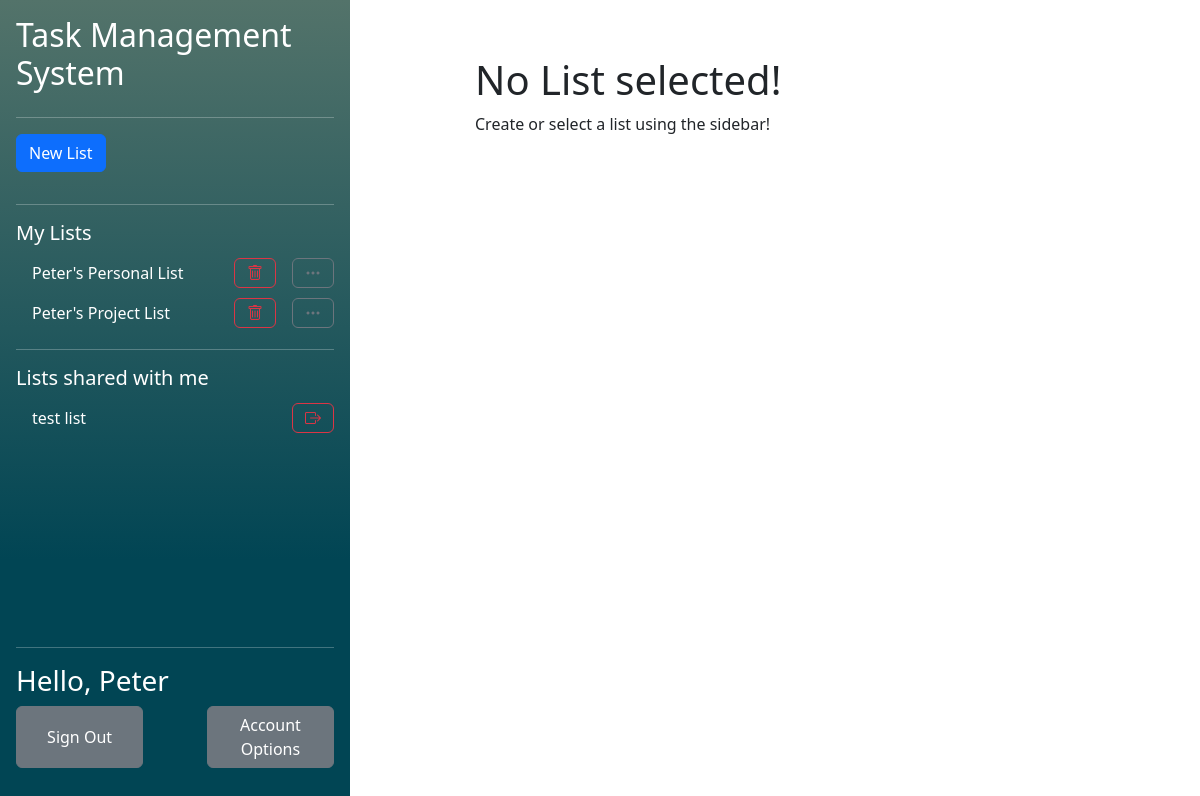
Screenshot of /php/index.php (signed in) with the database file from the repository.
### tables this page shows
CREATE TABLE "UserLists" (
	"user_id"	TEXT,
	"list_id"	TEXT,
	"collaborator"	INTEGER,
	"observer"	INTEGER,
	PRIMARY KEY("user_id","list_id"),
	FOREIGN KEY("user_id") REFERENCES "Users"("user_id") ON DELETE CASCADE ON UPDATE CASCADE,
	FOREIGN KEY("list_id") REFERENCES "Lists"("list_id") ON DELETE CASCADE ON UPDATE CASCADE
);

CREATE TABLE "Lists"
(
    list_id        INTEGER not null
        primary key autoincrement,
    list_name      TEXT    not null,
    list_completed REAL    not null
);

CREATE TABLE "Users" (
	"user_id"	INTEGER NOT NULL,
	"user_name"	TEXT NOT NULL UNIQUE,
	"email"	TEXT NOT NULL,
	"password_hash"	TEXT NOT NULL,
	"first_name"	TEXT NOT NULL,
	"last_name"	TEXT NOT NULL,
	PRIMARY KEY("user_id")
);

### php/functions/DatabaseFunctions.php (called while the page is built, shortened)
<?php
function getUIDFromCreds(){
    $db = new SQLite3("../db/database.db");
    $SQL = "SELECT user_id FROM Users WHERE password_hash = :creds";
    $stmt = $db->prepare($SQL);
    $stmt->bindValue(":creds", $_SESSION['credentials'], SQLITE3_TEXT);
    $result = $stmt->execute();
    while($row = $result->fetchArray()){
        $resultArray [] = $row;
    }
    return $resultArray[0]['user_id'];
}
function getOwnedListsForCurrentUser(){
    $uid = getUIDFromCreds();
    $db = new SQLite3("../db/database.db");
    $SQL = "SELECT list_id FROM  UserLists WHERE user_id = :uid AND collaborator = 0 AND observer = 0";
    $stmt = $db->prepare($SQL);
    $stmt->bindValue(":uid", $uid, SQLITE3_TEXT);
    $result = $stmt->execute();
    while($row = $result->fetchArray()){
        $resultArray [] = $row;
    }
    return $resultArray;
}
function getCollabListsForCurrentUser(){
    $uid = getUIDFromCreds();
    $db = new SQLite3("../db/database.db");
    $SQL = "SELECT list_id FROM  UserLists WHERE user_id = :uid AND collaborator = 1 AND observer = 0";
    $stmt = $db->prepare($SQL);
    $stmt->bindValue(":uid", $uid, SQLITE3_TEXT);
    $result = $stmt->execute();
    while($row = $result->fetchArray()){
        $resultArray [] = $row;
    }
    return $resultArray;
}
function getListNameFromID($listID){
    $db = new SQLite3("../db/database.db");
    $SQL = "SELECT list_name FROM Lists WHERE list_id = :lid";
    $stmt = $db->prepare($SQL);
    $stmt->bindValue(":lid", $listID, SQLITE3_TEXT);
    $result = $stmt->execute();
    while($row = $result->fetchArray()){
        $resultArray [] = $row;
    }
    if (!isset($resultArray)){
        return [[]];
    }
    return $resultArray;
}
function getFirstName(){
    $userid = getUIDFromCreds();
    $db = new SQLite3("../db/database.db");
    $SQL = "SELECT first_name FROM Users WHERE user_id = :userid";
    $stmt = $db->prepare($SQL);
    $stmt->bindValue(":userid", $userid, SQLITE3_TEXT);
    $result = $stmt->execute();
    while($row = $result->fetchArray()){
        $resultArray [] = $row;
    }
    return $resultArray[0]['first_name'];
}
?>

### php/components/ListList.php (the view, shortened to what this page needs)
<?php $ListIDInURL = isset($_GET['listid']) ? $_GET['listid'] : false;?>
<ul class="nav nav-pills flex-column mb-auto overflow-y-auto">
    <li class="hstack gap-3 pb-3">
        <button class="btn btn-primary"  data-bs-toggle="modal" data-bs-target="#NewListModal">New List</button>
    </li>
    <hr/>
    <h5>My Lists</h5>
    <?php
        foreach (getOwnedListsForCurrentUser() as $listID):
            if($listID[0] == $ListIDInURL):?>
                <li class="hstack gap-3 nav-link active text-white">
                    <div class="">
                        <?php echo getListNameFromID($listID[0])[0][0]?>
                    </div>
                    <button class="btn btn-danger ms-auto" onclick="location.href='listAction.php?action=delete&listid=<?php echo $ListIDInURL?>'"><i class="bi bi-trash"></i></button>
                    <button class="btn btn-secondary"  onclick="location.href='modifyList.php?listid=<?php echo $ListIDInURL?>'"><i class="bi bi-three-dots"></i></button>
                </li>
            <?php else:?>
                <li class="hstack gap-3">
                    <div class="nav-link text-white">
                        <a class="navbarList" href="<?php echo "index.php?listid=$listID[0]"?>">
                            <?php echo getListNameFromID($listID[0])[0][0]?>
                        </a>
                    </div>
                    <button class="btn btn-outline-danger ms-auto" onclick="location.href='listAction.php?action=delete&listid=<?php echo $ListIDInURL?>'"><i class="bi bi-trash"></i></button>
                    <button class="btn btn-outline-secondary" onclick="location.href='modifyList.php?listid=<?php echo $ListIDInURL?>'"><i class="bi bi-three-dots"></i></button>
                </li>
            <?php endif;?>
    <?php endforeach;?>
    <hr/>
    <h5>Lists shared with me</h5>
    <?php
    foreach (getCollabListsForCurrentUser() as $listID):
        if($listID[0] == $ListIDInURL):?>
            <li class="hstack gap-3 nav-link active text-white">
                <div class="">
                    <?php echo getListNameFromID($listID[0])[0][0]?>
                </div>
                <button class="btn btn-danger ms-auto" onclick="location.href='listAction.php?action=leave&listid=<?php echo $ListIDInURL?>'"><i class="bi bi-box-arrow-right"></i></button>
            </li>
        <?php else:?>
            <li class="hstack gap-3">
                <div class="nav-link text-white">
                    <a class="navbarList" href="<?php echo "index.php?listid=$listID[0]"?>">
                        <?php echo getListNameFromID($listID[0])[0][0]?>
                    </a>
                </div>
                <button class="btn btn-outline-danger ms-auto" onclick="location.href='listAction.php?action=leave&listid=<?php echo $ListIDInURL?>'"><i class="bi bi-box-arrow-right"></i></button>
            </li>
        <?php endif;?>
    <?php endforeach;?>
</ul>

### php/index.php (shortened to what this page needs)
<?php
    require ('functions/DatabaseFunctions.php');
    $name = getFirstName();
?>
<?php require "../css/css.php"?>
<?php require "components/pagetop.php"?>
<main class="d-flex flex-nowrap h-100">
    <div class="d-flex flex-column flex-shrink-0 p-3 background align-items-stretch h-100" style="width: 350px">
        <h2>Task Management System</h2>
        <hr/>
        <?php require 'components/ListList.php'?>
        <div class="mt-auto">
            <hr/>
            <h3>Hello, <?php echo $name?></h3>
            <form class="d-flex flex-row mb-3 justify-content-between" method="post" action="accountOptions.php">
                <button class="btn btn-secondary" style="width: 40%" type="submit" name="signOut" value="signOut">Sign Out</button>
                <button class="btn btn-secondary" style="width: 40%" type="submit">Account Options</button>
            </form>
        </div>
    </div>
    <div class="mx-auto w-50 m-5">
        <?php require 'components/TaskList.php'?>
    </div>
</main>

### css/index.css (style rules this page uses)
.background { background-image: linear-gradient(180deg, #53736A 0%, #014554 70%); color: white; }
.navbarList:link { text-decoration: none; color:white; }

### rows the page displays
userlists: list.list_name "Peter's Personal List"
userlists: list.list_name "Peter's Project List"
userlists: list.list_name "test list"
users: name "Peter"
